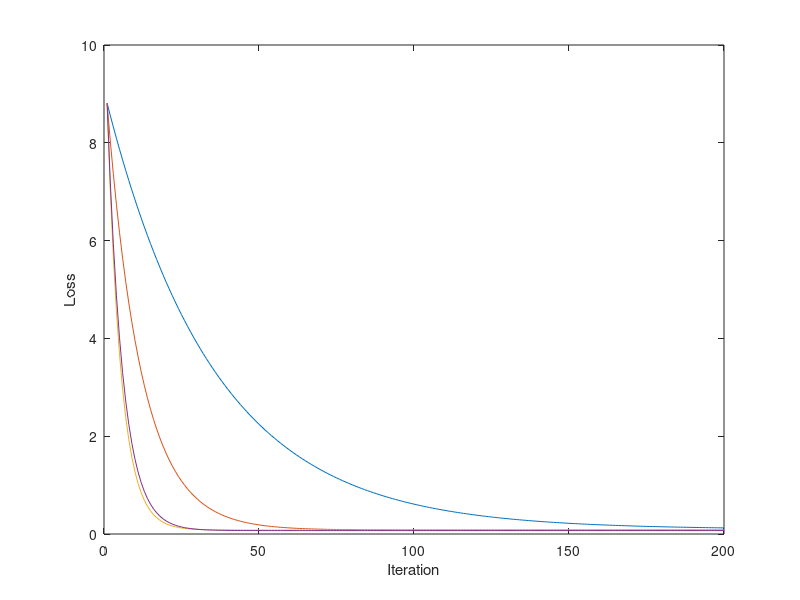

Write the MATLAB code that produced this figure.
cd 'C:/Users/Steve/Desktop/Adaptive Filtering Project'
load ("ZachDatalnAGBlnDlnDHlnD2HlnD2HW.txt")
size (ZachDatalnAGBlnDlnDHlnD2HlnD2HW)
corr (ZachDatalnAGBlnDlnDHlnD2HlnD2HW)

%%% Splitting The Data into Two
P = 0.80 ;
n = 482
idx = randperm(n)  ;
Train_Data =  ZachDatalnAGBlnDlnDHlnD2HlnD2HW(idx(1:round(P*n)),:)
Test_Data =  ZachDatalnAGBlnDlnDHlnD2HlnD2HW(idx(round(P*n)+1:end),:)

%%% Training Data
AGB_train = Train_Data (:, 1);
D_train = Train_Data (:, 2);
DH_train = Train_Data (:, 3);
D2H_train = Train_Data (:, 4);
D2HW_train = Train_Data (:, 5);

%%% Test Data
AGB_test = Test_Data (:, 1);
D_test = Test_Data (:, 2);
DH_test = Test_Data (:, 3);
D2H_test = Test_Data (:, 4);
D2HW_test = Test_Data (:, 2);

%%% Correlation Analysis of the Training Data
corr (AGB_train, D_train)
corr (AGB_train, DH_train)
corr (AGB_train, D2H_train)
corr (AGB_train, D2HW_train)
m_train = length (AGB_train)
l_train = ones (m_train, 1);

%%% Correlation Analysis of the Test Data
corr (AGB_test, D_test)
corr (AGB_test, DH_test)
corr (AGB_test, D2H_test)
corr (AGB_test, D2HW_test)
m_test = length (AGB_test)
l_test = ones (m_test, 1);

%%% X Variable . . .
X1_train = [l_train, D_train];
X2_train = [l_train, DH_train];
X3_train = [l_train, D2H_train];
X4_train = [l_train, D2HW_train];
X1_test = [l_test, D_test];
X2_test = [l_test, DH_test];
X3_test = [l_test, D2H_test];
X4_test = [l_test, D2HW_test];

%%% STOCHASTIC GRADIENT DESCENT %%%%%%%%
alpha = 0.001;
iterations = 200;

%% lnAGB vs lnD
%% Initializing variables . . .
theta10_vals = zeros (1, iterations);
theta11_vals = zeros (1, iterations);
theta1 = [0 ; 0];
J_vals1 = zeros (iterations);
J_history1 = zeros (iterations, 1);
theta_store1 = zeros (2, iterations);

%% Running Iterations . . . 
for i = 1:iterations
h = X1_train * theta1;
errors = h - AGB_train;
theta_change1 = (alpha * (X1_train' * errors)) / m_train;
theta1 = theta1 - theta_change1;
theta10_vals (i) = theta1 (1, :);
theta11_vals (i) = theta1 (2, :);
theta_store1 (:, i) = theta1;
J_history1(i) = (sum ((h - AGB_train).^2))/ (2 * m_train);
J_vals1 (i, i) = (sum ((h - AGB_train).^2))/ (2 * m_train);
end
%% End of Iterations.
%% End of lnAGB vs lnD

%% lnAGB vs lnDH
%% Initializing variables . . .
theta20_vals = zeros (1, iterations);
theta21_vals = zeros (1, iterations);
theta2 = [0 ; 0];
J_vals2 = zeros (iterations);
J_history2 = zeros (iterations, 1);
theta_store2 = zeros (2, iterations);

%% Running Iterations . . . 
for i = 1:iterations
h = X2_train * theta2;
errors = h - AGB_train;
theta_change2 = (alpha * (X2_train' * errors)) / m_train;
theta2 = theta2 - theta_change2;
theta20_vals (i) = theta2 (1, :);
theta21_vals (i) = theta2 (2, :);
theta_store2 (:, i) = theta2;
J_history2(i) = (sum ((h - AGB_train).^2))/ (2 * m_train);
J_vals2 (i, i) = (sum ((h - AGB_train).^2))/ (2 * m_train);
end
%% End of Iterations.
%% End of lnAGB vs lnDH

%% lnAGB vs lnD2H
%% Initializing variables . . .
theta30_vals = zeros (1, iterations);
theta31_vals = zeros (1, iterations);
theta3 = [0 ; 0];
J_vals3 = zeros (iterations);
J_history3 = zeros (iterations, 1);
theta_store3 = zeros (2, iterations);

%% Running Iterations . . . 
for i = 1:iterations
h = X3_train * theta3;
errors = h - AGB_train;
theta_change3 = (alpha * (X3_train' * errors)) / m_train;
theta3 = theta3 - theta_change3;
theta30_vals (i) = theta3 (1, :);
theta31_vals (i) = theta3 (2, :);
theta_store3 (:, i) = theta3;
J_history3(i) = (sum ((h - AGB_train).^2))/ (2 * m_train);
J_vals3 (i, i) = (sum ((h - AGB_train).^2))/ (2 * m_train);
end
%% End of Iterations.
%% End of lnAGB vs lnD2H

%% lnAGB vs lnD2HW
%% Initializing variables . . .
theta40_vals = zeros (1, iterations);
theta41_vals = zeros (1, iterations);
theta4 = [0 ; 0];
J_vals4 = zeros (iterations);
J_history4 = zeros (iterations, 1);
theta_store4 = zeros (2, iterations);

%% Running Iterations . . . 
for i = 1:iterations
h = X4_train * theta4;
errors = h - AGB_train;
theta_change4 = (alpha * (X4_train' * errors)) / m_train;
theta4 = theta4 - theta_change4;
theta40_vals (i) = theta4 (1, :);
theta41_vals (i) = theta4 (2, :);
theta_store4 (:, i) = theta4;
J_history4(i) = (sum ((h - AGB_train).^2))/ (2 * m_train);
J_vals4 (i, i) = (sum ((h - AGB_train).^2))/ (2 * m_train);
end
%% End of Iterations.
%% End of lnAGB vs lnD2HW


SGD_Loss1 = J_history1;
SGD_theta10 = theta10_vals;
SGD_theta11 = theta11_vals;
SGD_thetaStore1 = theta_store1;
SGD_theta1 = theta1;

SGD_Loss2 = J_history2;
SGD_theta20 = theta20_vals;
SGD_theta21 = theta21_vals;
SGD_thetaStore2 = theta_store2;
SGD_theta2 = theta2;

SGD_Loss3 = J_history3;
SGD_theta30 = theta30_vals;
SGD_theta31 = theta31_vals;
SGD_thetaStore3 = theta_store3;
SGD_theta3 = theta3;

SGD_Loss4 = J_history4;
SGD_theta40 = theta40_vals;
SGD_theta41 = theta41_vals;
SGD_thetaStore4 = theta_store4;
SGD_theta4 = theta4;

min (SGD_Loss1)
max (SGD_Loss1)
SGD_theta1

min (SGD_Loss2)
max (SGD_Loss2)
SGD_theta2

min (SGD_Loss3)
max (SGD_Loss3)
SGD_theta3

min (SGD_Loss4)
max (SGD_Loss4)
SGD_theta4

AGBSGD_cap1 = X1_test * SGD_theta1;
AGBSGD_cap2 = X2_test * SGD_theta2;
AGBSGD_cap3 = X3_test * SGD_theta3;
AGBSGD_cap4 = X4_test * SGD_theta4;

%%%%% Plotting Loss
epoch = [1:iterations];
plot (epoch, SGD_Loss1, '-')
hold on;
plot (epoch, SGD_Loss2, '-')
plot (epoch, SGD_Loss3, '-')
plot (epoch, SGD_Loss4, '-')
xlabel('Iteration'); ylabel('Loss');

%%% RUN STUDENT'S T-TEST DATA %%%%%
pkg load statistics
[h, pval, ci, stats] = ttest2 (AGB_test', AGBSGD_cap1')
[h, pval, ci, stats] = ttest2 (AGB_test', AGBSGD_cap2')
[h, pval, ci, stats] = ttest2 (AGB_test', AGBSGD_cap3')
[h, pval, ci, stats] = ttest2 (AGB_test', AGBSGD_cap4')


%%%% Root Mean Square Error Test
RMSE_SGD1 = sqrt (sum((AGBSGD_cap1 - AGB_test).^2)/m_test)
RMSE_SGD2 = sqrt (sum((AGBSGD_cap2 - AGB_test).^2)/m_test)
RMSE_SGD3 = sqrt (sum((AGBSGD_cap3 - AGB_test).^2)/m_test)
RMSE_SGD4 = sqrt (sum((AGBSGD_cap4 - AGB_test).^2)/m_test)
